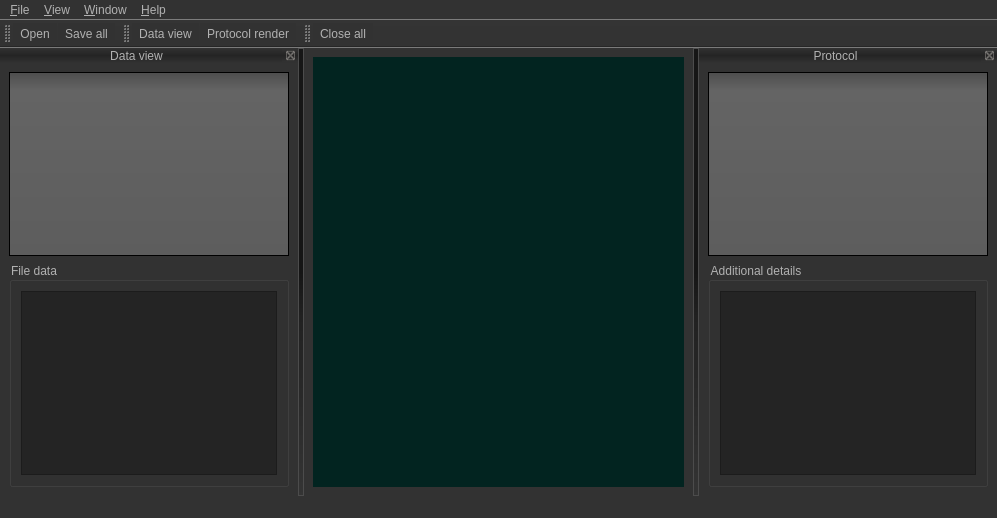
<?xml version="1.0" encoding="UTF-8"?>
<ui version="4.0">
 <author>Oleksandr Kozachuk. 2019</author>
 <class>MainWindow</class>
 <widget class="QMainWindow" name="MainWindow">
  <property name="windowModality">
   <enum>Qt::NonModal</enum>
  </property>
  <property name="enabled">
   <bool>true</bool>
  </property>
  <property name="geometry">
   <rect>
    <x>0</x>
    <y>0</y>
    <width>997</width>
    <height>518</height>
   </rect>
  </property>
  <property name="tabletTracking">
   <bool>false</bool>
  </property>
  <property name="focusPolicy">
   <enum>Qt::NoFocus</enum>
  </property>
  <property name="windowTitle">
   <string>Data analysis</string>
  </property>
  <property name="windowIcon">
   <iconset resource="dataAnalysisRC.qrc">
    <normaloff>:/imgRc/images/analytics.png</normaloff>:/imgRc/images/analytics.png</iconset>
  </property>
  <property name="layoutDirection">
   <enum>Qt::LeftToRight</enum>
  </property>
  <property name="autoFillBackground">
   <bool>false</bool>
  </property>
  <property name="styleSheet">
   <string notr="true">QToolTip
{
     border: 1px solid black;
     background-color: #ffa02f;
     padding: 1px;
     border-radius: 3px;
     opacity: 100;
}

QWidget
{
    color: #b1b1b1;
    background-color: #323232;
}

QWidget:item:hover
{
    background-color: QLinearGradient( x1: 0, y1: 0, x2: 0, y2: 1, stop: 0 #ffa02f, stop: 1 #ca0619);
    color: #000000;
}

QWidget:item:selected
{
    background-color: QLinearGradient( x1: 0, y1: 0, x2: 0, y2: 1, stop: 0 #ffa02f, stop: 1 #d7801a);
}

QMenuBar::item
{
    background: transparent;
}

QMenuBar::item:selected
{
    background: transparent;
    border: 1px solid #ffaa00;
}

QMenuBar::item:pressed
{
    background: #444;
    border: 1px solid #000;
    background-color: QLinearGradient(
        x1:0, y1:0,
        x2:0, y2:1,
        stop:1 #212121,
        stop:0.4 #343434/*,
        stop:0.2 #343434,
        stop:0.1 #ffaa00*/
    );
    margin-bottom:-1px;
    padding-bottom:1px;
}

QMenu
{
    border: 1px solid #000;
}

QMenu::item
{
    padding: 2px 20px 2px 20px;
}

QMenu::item:selected
{
    color: #000000;
}

QWidget:disabled
{
    color: #404040;
    background-color: #323232;
}

QAbstractItemView
{
    background-color: QLinearGradient( x1: 0, y1: 0, x2: 0, y2: 1, stop: 0 #4d4d4d, stop: 0.1 #646464, stop: 1 #5d5d5d);
}


QLineEdit
{
    background-color: QLinearGradient( x1: 0, y1: 0, x2: 0, y2: 1, stop: 0 #4d4d4d, stop: 0 #646464, stop: 1 #5d5d5d);
    padding: 1px;
    border-style: solid;
    border: 1px solid #1e1e1e;
    border-radius: 5;
}

QPushButton
{
    color: #b1b1b1;
    background-color: QLinearGradient( x1: 0, y1: 0, x2: 0, y2: 1, stop: 0 #565656, stop: 0.1 #525252, stop: 0.5 #4e4e4e, stop: 0.9 #4a4a4a, stop: 1 #464646);
    border-width: 1px;
    border-color: #1e1e1e;
    border-style: solid;
    border-radius: 6;
    padding: 3px;
    font-size: 12px;
    padding-left: 5px;
    padding-right: 5px;
}

QPushButton:pressed
{
    background-color: QLinearGradient( x1: 0, y1: 0, x2: 0, y2: 1, stop: 0 #2d2d2d, stop: 0.1 #2b2b2b, stop: 0.5 #292929, stop: 0.9 #282828, stop: 1 #252525);
}

QComboBox
{
    selection-background-color: #ffaa00;
    background-color: QLinearGradient( x1: 0, y1: 0, x2: 0, y2: 1, stop: 0 #565656, stop: 0.1 #525252, stop: 0.5 #4e4e4e, stop: 0.9 #4a4a4a, stop: 1 #464646);
    border-style: solid;
    border: 1px solid #1e1e1e;
    border-radius: 5;
}

QComboBox:hover,QPushButton:hover
{
    border: 2px solid QLinearGradient( x1: 0, y1: 0, x2: 0, y2: 1, stop: 0 #ffa02f, stop: 1 #d7801a);
}


QComboBox:on
{
    padding-top: 3px;
    padding-left: 4px;
    background-color: QLinearGradient( x1: 0, y1: 0, x2: 0, y2: 1, stop: 0 #2d2d2d, stop: 0.1 #2b2b2b, stop: 0.5 #292929, stop: 0.9 #282828, stop: 1 #252525);
    selection-background-color: #ffaa00;
}

QComboBox QAbstractItemView
{
    border: 2px solid darkgray;
    selection-background-color: QLinearGradient( x1: 0, y1: 0, x2: 0, y2: 1, stop: 0 #ffa02f, stop: 1 #d7801a);
}

QComboBox::drop-down
{
     subcontrol-origin: padding;
     subcontrol-position: top right;
     width: 15px;

     border-left-width: 0px;
     border-left-color: darkgray;
     border-left-style: solid; /* just a single line */
     border-top-right-radius: 3px; /* same radius as the QComboBox */
     border-bottom-right-radius: 3px;
 }

QComboBox::down-arrow
{
     image: url(:/down_arrow.png);
}

QGroupBox:focus
{
border: 2px solid QLinearGradient( x1: 0, y1: 0, x2: 0, y2: 1, stop: 0 #ffa02f, stop: 1 #d7801a);
}

QTextEdit:focus
{
    border: 2px solid QLinearGradient( x1: 0, y1: 0, x2: 0, y2: 1, stop: 0 #ffa02f, stop: 1 #d7801a);
}

QScrollBar:horizontal {
     border: 1px solid #222222;
     background: QLinearGradient( x1: 0, y1: 0, x2: 0, y2: 1, stop: 0.0 #121212, stop: 0.2 #282828, stop: 1 #484848);
     height: 7px;
     margin: 0px 16px 0 16px;
}

QScrollBar::handle:horizontal
{
      background: QLinearGradient( x1: 0, y1: 0, x2: 1, y2: 0, stop: 0 #ffa02f, stop: 0.5 #d7801a, stop: 1 #ffa02f);
      min-height: 20px;
      border-radius: 2px;
}

QScrollBar::add-line:horizontal {
      border: 1px solid #1b1b19;
      border-radius: 2px;
      background: QLinearGradient( x1: 0, y1: 0, x2: 1, y2: 0, stop: 0 #ffa02f, stop: 1 #d7801a);
      width: 14px;
      subcontrol-position: right;
      subcontrol-origin: margin;
}

QScrollBar::sub-line:horizontal {
      border: 1px solid #1b1b19;
      border-radius: 2px;
      background: QLinearGradient( x1: 0, y1: 0, x2: 1, y2: 0, stop: 0 #ffa02f, stop: 1 #d7801a);
      width: 14px;
     subcontrol-position: left;
     subcontrol-origin: margin;
}

QScrollBar::right-arrow:horizontal, QScrollBar::left-arrow:horizontal
{
      border: 1px solid black;
      width: 1px;
      height: 1px;
      background: white;
}

QScrollBar::add-page:horizontal, QScrollBar::sub-page:horizontal
{
      background: none;
}

QScrollBar:vertical
{
      background: QLinearGradient( x1: 0, y1: 0, x2: 1, y2: 0, stop: 0.0 #121212, stop: 0.2 #282828, stop: 1 #484848);
      width: 7px;
      margin: 16px 0 16px 0;
      border: 1px solid #222222;
}

QScrollBar::handle:vertical
{
      background: QLinearGradient( x1: 0, y1: 0, x2: 0, y2: 1, stop: 0 #ffa02f, stop: 0.5 #d7801a, stop: 1 #ffa02f);
      min-height: 20px;
      border-radius: 2px;
}

QScrollBar::add-line:vertical
{
      border: 1px solid #1b1b19;
      border-radius: 2px;
      background: QLinearGradient( x1: 0, y1: 0, x2: 0, y2: 1, stop: 0 #ffa02f, stop: 1 #d7801a);
      height: 14px;
      subcontrol-position: bottom;
      subcontrol-origin: margin;
}

QScrollBar::sub-line:vertical
{
      border: 1px solid #1b1b19;
      border-radius: 2px;
      background: QLinearGradient( x1: 0, y1: 0, x2: 0, y2: 1, stop: 0 #d7801a, stop: 1 #ffa02f);
      height: 14px;
      subcontrol-position: top;
      subcontrol-origin: margin;
}

QScrollBar::up-arrow:vertical, QScrollBar::down-arrow:vertical
{
      border: 1px solid black;
      width: 1px;
      height: 1px;
      background: white;
}


QScrollBar::add-page:vertical, QScrollBar::sub-page:vertical
{
      background: none;
}

QTextEdit
{
    background-color: #242424;
}

QPlainTextEdit
{
    background-color: #242424;
}

QHeaderView::section
{
    background-color: QLinearGradient(x1:0, y1:0, x2:0, y2:1, stop:0 #616161, stop: 0.5 #505050, stop: 0.6 #434343, stop:1 #656565);
    color: white;
    padding-left: 4px;
    border: 1px solid #6c6c6c;
}

QCheckBox:disabled
{
color: #414141;
}

QDockWidget::title
{
    text-align: center;
    spacing: 3px;
    background-color: QLinearGradient(x1:0, y1:0, x2:0, y2:1, stop:0 #323232, stop: 0.5 #242424, stop:1 #323232);
}

QDockWidget::close-button, QDockWidget::float-button
{
    text-align: center;
    spacing: 1px;
    background-color: QLinearGradient(x1:0, y1:0, x2:0, y2:1, stop:0 #323232, stop: 0.5 #242424, stop:1 #323232);
}

QDockWidget::close-button:hover, QDockWidget::float-button:hover
{
    background: #242424;
}

QDockWidget::close-button:pressed, QDockWidget::float-button:pressed
{
    padding: 1px -1px -1px 1px;
}

QMainWindow::separator
{
    background-color: QLinearGradient(x1:0, y1:0, x2:0, y2:1, stop:0 #161616, stop: 0.5 #151515, stop: 0.6 #212121, stop:1 #343434);
    color: white;
    padding-left: 4px;
    border: 1px solid #4c4c4c;
    spacing: 3px; /* spacing between items in the tool bar */
}

QMainWindow::separator:hover
{

    background-color: QLinearGradient(x1:0, y1:0, x2:0, y2:1, stop:0 #d7801a, stop:0.5 #b56c17 stop:1 #ffa02f);
    color: white;
    padding-left: 4px;
    border: 1px solid #6c6c6c;
    spacing: 3px; /* spacing between items in the tool bar */
}

QToolBar::handle
{
     spacing: 3px; /* spacing between items in the tool bar */
     background: url(:/images/handle.png);
}

QMenu::separator
{
    height: 2px;
    background-color: QLinearGradient(x1:0, y1:0, x2:0, y2:1, stop:0 #161616, stop: 0.5 #151515, stop: 0.6 #212121, stop:1 #343434);
    color: white;
    padding-left: 4px;
    margin-left: 10px;
    margin-right: 5px;
}

QProgressBar
{
    border: 2px solid grey;
    border-radius: 5px;
    text-align: center;
}

QProgressBar::chunk
{
    background-color: #d7801a;
    width: 2.15px;
    margin: 0.5px;
}

QTabBar::tab {
    color: #b1b1b1;
    border: 1px solid #444;
    border-bottom-style: none;
    background-color: #323232;
    padding-left: 10px;
    padding-right: 10px;
    padding-top: 3px;
    padding-bottom: 2px;
    margin-right: -1px;
}

QTabWidget::pane {
    border: 1px solid #444;
    top: 1px;
}

QTabBar::tab:last
{
    margin-right: 0; /* the last selected tab has nothing to overlap with on the right */
    border-top-right-radius: 3px;
}

QTabBar::tab:first:!selected
{
 margin-left: 0px; /* the last selected tab has nothing to overlap with on the right */


    border-top-left-radius: 3px;
}

QTabBar::tab:!selected
{
    color: #b1b1b1;
    border-bottom-style: solid;
    margin-top: 3px;
    background-color: QLinearGradient(x1:0, y1:0, x2:0, y2:1, stop:1 #212121, stop:.4 #343434);
}

QTabBar::tab:selected
{
    border-top-left-radius: 3px;
    border-top-right-radius: 3px;
    margin-bottom: 0px;
}

QTabBar::tab:!selected:hover
{
    /*border-top: 2px solid #ffaa00;
    padding-bottom: 3px;*/
    border-top-left-radius: 3px;
    border-top-right-radius: 3px;
    background-color: QLinearGradient(x1:0, y1:0, x2:0, y2:1, stop:1 #212121, stop:0.4 #343434, stop:0.2 #343434, stop:0.1 #ffaa00);
}

QRadioButton::indicator:checked, QRadioButton::indicator:unchecked{
    color: #b1b1b1;
    background-color: #323232;
    border: 1px solid #b1b1b1;
    border-radius: 6px;
}

QRadioButton::indicator:checked
{
    background-color: qradialgradient(
        cx: 0.5, cy: 0.5,
        fx: 0.5, fy: 0.5,
        radius: 1.0,
        stop: 0.25 #ffaa00,
        stop: 0.3 #323232
    );
}

QCheckBox::indicator{
    color: #b1b1b1;
    background-color: #323232;
    border: 1px solid #b1b1b1;
    width: 9px;
    height: 9px;
}

QRadioButton::indicator
{
    border-radius: 6px;
}

QRadioButton::indicator:hover, QCheckBox::indicator:hover
{
    border: 1px solid #ffaa00;
}

QCheckBox::indicator:checked
{
    image:url(:/images/checkbox.png);
}

QCheckBox::indicator:disabled, QRadioButton::indicator:disabled
{
    border: 1px solid #444;
}</string>
  </property>
  <property name="toolButtonStyle">
   <enum>Qt::ToolButtonIconOnly</enum>
  </property>
  <property name="documentMode">
   <bool>false</bool>
  </property>
  <property name="tabShape">
   <enum>QTabWidget::Rounded</enum>
  </property>
  <property name="dockNestingEnabled">
   <bool>false</bool>
  </property>
  <property name="unifiedTitleAndToolBarOnMac">
   <bool>false</bool>
  </property>
  <widget class="QWidget" name="centralwidget">
   <layout class="QGridLayout" name="gridLayout">
    <item row="0" column="0">
     <widget class="QMdiArea" name="mdiArea">
      <property name="autoFillBackground">
       <bool>false</bool>
      </property>
      <property name="styleSheet">
       <string notr="true"/>
      </property>
      <property name="frameShape">
       <enum>QFrame::NoFrame</enum>
      </property>
      <property name="frameShadow">
       <enum>QFrame::Plain</enum>
      </property>
      <property name="lineWidth">
       <number>1</number>
      </property>
      <property name="midLineWidth">
       <number>0</number>
      </property>
      <property name="verticalScrollBarPolicy">
       <enum>Qt::ScrollBarAsNeeded</enum>
      </property>
      <property name="horizontalScrollBarPolicy">
       <enum>Qt::ScrollBarAsNeeded</enum>
      </property>
      <property name="background">
       <brush brushstyle="SolidPattern">
        <color alpha="255">
         <red>2</red>
         <green>36</green>
         <blue>32</blue>
        </color>
       </brush>
      </property>
      <property name="activationOrder">
       <enum>QMdiArea::CreationOrder</enum>
      </property>
      <property name="viewMode">
       <enum>QMdiArea::SubWindowView</enum>
      </property>
      <property name="documentMode">
       <bool>false</bool>
      </property>
      <property name="tabsClosable">
       <bool>true</bool>
      </property>
      <property name="tabsMovable">
       <bool>true</bool>
      </property>
      <property name="tabShape">
       <enum>QTabWidget::Rounded</enum>
      </property>
     </widget>
    </item>
   </layout>
  </widget>
  <widget class="QStatusBar" name="statusbar"/>
  <widget class="QDockWidget" name="dockWidgetDataView">
   <property name="minimumSize">
    <size>
     <width>162</width>
     <height>264</height>
    </size>
   </property>
   <property name="accessibleName">
    <string/>
   </property>
   <property name="layoutDirection">
    <enum>Qt::LeftToRight</enum>
   </property>
   <property name="autoFillBackground">
    <bool>false</bool>
   </property>
   <property name="floating">
    <bool>false</bool>
   </property>
   <property name="windowTitle">
    <string>Data view</string>
   </property>
   <attribute name="dockWidgetArea">
    <number>1</number>
   </attribute>
   <widget class="QWidget" name="dockWidgetContentsDataSet">
    <layout class="QGridLayout" name="gridLayout_4">
     <item row="1" column="0">
      <widget class="QGroupBox" name="groupBoxFileData">
       <property name="title">
        <string>File data</string>
       </property>
       <layout class="QGridLayout" name="gridLayout_5">
        <item row="0" column="0">
         <widget class="QTextBrowser" name="textBrowserFileData"/>
        </item>
       </layout>
      </widget>
     </item>
     <item row="0" column="0">
      <widget class="QListWidget" name="listWidgetDataView"/>
     </item>
    </layout>
   </widget>
  </widget>
  <widget class="QMenuBar" name="menubar">
   <property name="geometry">
    <rect>
     <x>0</x>
     <y>0</y>
     <width>997</width>
     <height>21</height>
    </rect>
   </property>
   <widget class="QMenu" name="menuFile">
    <property name="title">
     <string>&amp;File</string>
    </property>
    <addaction name="actionOpen"/>
    <addaction name="separator"/>
    <addaction name="actionSaveAll"/>
    <addaction name="actionSave"/>
    <addaction name="separator"/>
    <addaction name="actionExit"/>
   </widget>
   <widget class="QMenu" name="menuNelp">
    <property name="title">
     <string>&amp;Help</string>
    </property>
    <addaction name="actionDataAnalysisHelp"/>
    <addaction name="separator"/>
    <addaction name="actionUsage"/>
   </widget>
   <widget class="QMenu" name="menuView">
    <property name="title">
     <string>&amp;View</string>
    </property>
    <widget class="QMenu" name="menuMore">
     <property name="title">
      <string>More...</string>
     </property>
     <addaction name="actionShowFileData"/>
     <addaction name="actionShowAdditionalDetails"/>
    </widget>
    <addaction name="actionDataView"/>
    <addaction name="actionProtocolRender"/>
    <addaction name="separator"/>
    <addaction name="actionShowFileDialog"/>
    <addaction name="separator"/>
    <addaction name="separator"/>
    <addaction name="menuMore"/>
    <addaction name="actionCloseAll"/>
   </widget>
   <widget class="QMenu" name="menuAnalysisTools">
    <property name="title">
     <string>&amp;Window</string>
    </property>
    <addaction name="actionMaximize"/>
    <addaction name="separator"/>
   </widget>
   <addaction name="menuFile"/>
   <addaction name="menuView"/>
   <addaction name="menuAnalysisTools"/>
   <addaction name="menuNelp"/>
  </widget>
  <widget class="QDockWidget" name="dockWidgetProtocol">
   <property name="tabletTracking">
    <bool>false</bool>
   </property>
   <property name="focusPolicy">
    <enum>Qt::NoFocus</enum>
   </property>
   <property name="floating">
    <bool>false</bool>
   </property>
   <property name="features">
    <set>QDockWidget::AllDockWidgetFeatures</set>
   </property>
   <property name="windowTitle">
    <string>Protocol</string>
   </property>
   <attribute name="dockWidgetArea">
    <number>2</number>
   </attribute>
   <widget class="QWidget" name="dockWidgetContentsProtocol">
    <layout class="QGridLayout" name="gridLayout_2">
     <item row="1" column="0">
      <widget class="QGroupBox" name="groupBoxProtocolDetails">
       <property name="title">
        <string>Additional details</string>
       </property>
       <layout class="QGridLayout" name="gridLayout_3">
        <item row="0" column="0">
         <widget class="QTextBrowser" name="textBrowserProtocolDetails"/>
        </item>
       </layout>
      </widget>
     </item>
     <item row="0" column="0">
      <widget class="QTreeView" name="treeViewProtocol"/>
     </item>
    </layout>
   </widget>
  </widget>
  <widget class="QToolBar" name="toolBarFileActions">
   <property name="windowTitle">
    <string>toolBar</string>
   </property>
   <attribute name="toolBarArea">
    <enum>TopToolBarArea</enum>
   </attribute>
   <attribute name="toolBarBreak">
    <bool>false</bool>
   </attribute>
   <addaction name="actionOpen"/>
   <addaction name="actionSaveAll"/>
  </widget>
  <widget class="QToolBar" name="toolBarViewActions">
   <property name="windowTitle">
    <string>toolBar</string>
   </property>
   <attribute name="toolBarArea">
    <enum>TopToolBarArea</enum>
   </attribute>
   <attribute name="toolBarBreak">
    <bool>false</bool>
   </attribute>
   <addaction name="actionDataView"/>
   <addaction name="actionProtocolRender"/>
  </widget>
  <widget class="QToolBar" name="toolBarOtherActions">
   <property name="windowTitle">
    <string>toolBar_2</string>
   </property>
   <attribute name="toolBarArea">
    <enum>TopToolBarArea</enum>
   </attribute>
   <attribute name="toolBarBreak">
    <bool>false</bool>
   </attribute>
   <addaction name="actionCloseAll"/>
  </widget>
  <action name="actionOpen">
   <property name="icon">
    <iconset resource="dataAnalysisRC.qrc">
     <normaloff>:/imgRc/images/inbox.png</normaloff>:/imgRc/images/inbox.png</iconset>
   </property>
   <property name="text">
    <string>Open...</string>
   </property>
   <property name="shortcut">
    <string>Ctrl+O</string>
   </property>
  </action>
  <action name="actionSave">
   <property name="text">
    <string>Save selected</string>
   </property>
   <property name="toolTip">
    <string>Save selected</string>
   </property>
  </action>
  <action name="actionExit">
   <property name="text">
    <string>Exit</string>
   </property>
  </action>
  <action name="actionDataAnalysisHelp">
   <property name="text">
    <string>About</string>
   </property>
  </action>
  <action name="actionAboutUI">
   <property name="text">
    <string>About UI</string>
   </property>
  </action>
  <action name="actionUsage">
   <property name="text">
    <string>Usage</string>
   </property>
   <property name="shortcut">
    <string>Ctrl+U</string>
   </property>
  </action>
  <action name="actionSaveAll">
   <property name="icon">
    <iconset resource="dataAnalysisRC.qrc">
     <normaloff>:/imgRc/images/outbox.png</normaloff>:/imgRc/images/outbox.png</iconset>
   </property>
   <property name="text">
    <string>Save all</string>
   </property>
   <property name="shortcut">
    <string>Ctrl+S</string>
   </property>
  </action>
  <action name="actionDataView">
   <property name="checkable">
    <bool>true</bool>
   </property>
   <property name="checked">
    <bool>false</bool>
   </property>
   <property name="icon">
    <iconset resource="dataAnalysisRC.qrc">
     <normaloff>:/imgRc/images/file.png</normaloff>:/imgRc/images/file.png</iconset>
   </property>
   <property name="text">
    <string>Data view</string>
   </property>
   <property name="shortcut">
    <string>Ctrl+D</string>
   </property>
  </action>
  <action name="actionProtocolRender">
   <property name="checkable">
    <bool>true</bool>
   </property>
   <property name="checked">
    <bool>false</bool>
   </property>
   <property name="icon">
    <iconset resource="dataAnalysisRC.qrc">
     <normaloff>:/imgRc/images/analytics-2.png</normaloff>:/imgRc/images/analytics-2.png</iconset>
   </property>
   <property name="text">
    <string>Protocol render</string>
   </property>
   <property name="shortcut">
    <string>Ctrl+F</string>
   </property>
  </action>
  <action name="actionShowFileData">
   <property name="checkable">
    <bool>true</bool>
   </property>
   <property name="checked">
    <bool>false</bool>
   </property>
   <property name="text">
    <string>Show file data</string>
   </property>
  </action>
  <action name="actionShowAdditionalDetails">
   <property name="checkable">
    <bool>true</bool>
   </property>
   <property name="checked">
    <bool>false</bool>
   </property>
   <property name="text">
    <string>Show additional details</string>
   </property>
  </action>
  <action name="actionCloseAll">
   <property name="icon">
    <iconset resource="dataAnalysisRC.qrc">
     <normaloff>:/imgRc/images/close.png</normaloff>:/imgRc/images/close.png</iconset>
   </property>
   <property name="text">
    <string>Close all</string>
   </property>
   <property name="shortcut">
    <string>Ctrl+E</string>
   </property>
  </action>
  <action name="actionShowFileDialog">
   <property name="checkable">
    <bool>true</bool>
   </property>
   <property name="checked">
    <bool>true</bool>
   </property>
   <property name="icon">
    <iconset resource="dataAnalysisRC.qrc">
     <normaloff>:/imgRc/images/openFileDialog.png</normaloff>:/imgRc/images/openFileDialog.png</iconset>
   </property>
   <property name="text">
    <string>Open file dialog</string>
   </property>
   <property name="toolTip">
    <string>Open file dialog</string>
   </property>
  </action>
  <action name="actionMaximize">
   <property name="text">
    <string>&amp;Minimize</string>
   </property>
  </action>
 </widget>
 <resources>
  <include location="dataAnalysisRC.qrc"/>
 </resources>
 <connections>
  <connection>
   <sender>actionDataView</sender>
   <signal>toggled(bool)</signal>
   <receiver>dockWidgetDataView</receiver>
   <slot>setVisible(bool)</slot>
   <hints>
    <hint type="sourcelabel">
     <x>-1</x>
     <y>-1</y>
    </hint>
    <hint type="destinationlabel">
     <x>79</x>
     <y>265</y>
    </hint>
   </hints>
  </connection>
  <connection>
   <sender>actionProtocolRender</sender>
   <signal>toggled(bool)</signal>
   <receiver>dockWidgetProtocol</receiver>
   <slot>setVisible(bool)</slot>
   <hints>
    <hint type="sourcelabel">
     <x>-1</x>
     <y>-1</y>
    </hint>
    <hint type="destinationlabel">
     <x>814</x>
     <y>265</y>
    </hint>
   </hints>
  </connection>
  <connection>
   <sender>dockWidgetProtocol</sender>
   <signal>visibilityChanged(bool)</signal>
   <receiver>actionProtocolRender</receiver>
   <slot>setChecked(bool)</slot>
   <hints>
    <hint type="sourcelabel">
     <x>814</x>
     <y>265</y>
    </hint>
    <hint type="destinationlabel">
     <x>-1</x>
     <y>-1</y>
    </hint>
   </hints>
  </connection>
  <connection>
   <sender>dockWidgetDataView</sender>
   <signal>visibilityChanged(bool)</signal>
   <receiver>actionDataView</receiver>
   <slot>setChecked(bool)</slot>
   <hints>
    <hint type="sourcelabel">
     <x>79</x>
     <y>265</y>
    </hint>
    <hint type="destinationlabel">
     <x>-1</x>
     <y>-1</y>
    </hint>
   </hints>
  </connection>
  <connection>
   <sender>actionShowAdditionalDetails</sender>
   <signal>toggled(bool)</signal>
   <receiver>groupBoxProtocolDetails</receiver>
   <slot>setVisible(bool)</slot>
   <hints>
    <hint type="sourcelabel">
     <x>-1</x>
     <y>-1</y>
    </hint>
    <hint type="destinationlabel">
     <x>849</x>
     <y>378</y>
    </hint>
   </hints>
  </connection>
  <connection>
   <sender>actionShowFileData</sender>
   <signal>toggled(bool)</signal>
   <receiver>groupBoxFileData</receiver>
   <slot>setVisible(bool)</slot>
   <hints>
    <hint type="sourcelabel">
     <x>-1</x>
     <y>-1</y>
    </hint>
    <hint type="destinationlabel">
     <x>146</x>
     <y>386</y>
    </hint>
   </hints>
  </connection>
  <connection>
   <sender>actionCloseAll</sender>
   <signal>triggered(bool)</signal>
   <receiver>groupBoxFileData</receiver>
   <slot>setVisible(bool)</slot>
   <hints>
    <hint type="sourcelabel">
     <x>-1</x>
     <y>-1</y>
    </hint>
    <hint type="destinationlabel">
     <x>146</x>
     <y>387</y>
    </hint>
   </hints>
  </connection>
  <connection>
   <sender>actionCloseAll</sender>
   <signal>triggered(bool)</signal>
   <receiver>groupBoxProtocolDetails</receiver>
   <slot>setVisible(bool)</slot>
   <hints>
    <hint type="sourcelabel">
     <x>-1</x>
     <y>-1</y>
    </hint>
    <hint type="destinationlabel">
     <x>849</x>
     <y>379</y>
    </hint>
   </hints>
  </connection>
  <connection>
   <sender>actionCloseAll</sender>
   <signal>triggered(bool)</signal>
   <receiver>dockWidgetDataView</receiver>
   <slot>setVisible(bool)</slot>
   <hints>
    <hint type="sourcelabel">
     <x>-1</x>
     <y>-1</y>
    </hint>
    <hint type="destinationlabel">
     <x>146</x>
     <y>277</y>
    </hint>
   </hints>
  </connection>
  <connection>
   <sender>actionCloseAll</sender>
   <signal>triggered(bool)</signal>
   <receiver>dockWidgetProtocol</receiver>
   <slot>setVisible(bool)</slot>
   <hints>
    <hint type="sourcelabel">
     <x>-1</x>
     <y>-1</y>
    </hint>
    <hint type="destinationlabel">
     <x>849</x>
     <y>277</y>
    </hint>
   </hints>
  </connection>
  <connection>
   <sender>actionExit</sender>
   <signal>triggered()</signal>
   <receiver>MainWindow</receiver>
   <slot>close()</slot>
   <hints>
    <hint type="sourcelabel">
     <x>-1</x>
     <y>-1</y>
    </hint>
    <hint type="destinationlabel">
     <x>498</x>
     <y>258</y>
    </hint>
   </hints>
  </connection>
 </connections>
</ui>
